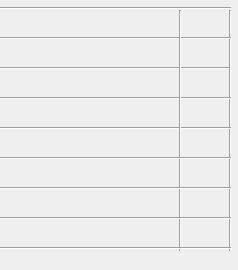
<?xml version="1.0" encoding="UTF-8"?>
<ui version="4.0">
 <class>DockWidget_telem_state</class>
 <widget class="QDockWidget" name="DockWidget_telem_state">
  <property name="geometry">
   <rect>
    <x>0</x>
    <y>0</y>
    <width>238</width>
    <height>270</height>
   </rect>
  </property>
  <property name="maximumSize">
   <size>
    <width>238</width>
    <height>270</height>
   </size>
  </property>
  <property name="windowTitle">
   <string>DockWidget</string>
  </property>
  <widget class="QWidget" name="dockWidgetContents">
   <widget class="QLabel" name="label_4">
    <property name="geometry">
     <rect>
      <x>10</x>
      <y>100</y>
      <width>161</width>
      <height>20</height>
     </rect>
    </property>
    <property name="text">
     <string/>
    </property>
   </widget>
   <widget class="QLabel" name="label_2">
    <property name="geometry">
     <rect>
      <x>10</x>
      <y>40</y>
      <width>161</width>
      <height>20</height>
     </rect>
    </property>
    <property name="text">
     <string/>
    </property>
   </widget>
   <widget class="Line" name="line_4">
    <property name="geometry">
     <rect>
      <x>0</x>
      <y>60</y>
      <width>231</width>
      <height>16</height>
     </rect>
    </property>
    <property name="orientation">
     <enum>Qt::Horizontal</enum>
    </property>
   </widget>
   <widget class="QLabel" name="label_4_value">
    <property name="geometry">
     <rect>
      <x>190</x>
      <y>100</y>
      <width>31</width>
      <height>20</height>
     </rect>
    </property>
    <property name="text">
     <string/>
    </property>
   </widget>
   <widget class="Line" name="line_6">
    <property name="geometry">
     <rect>
      <x>220</x>
      <y>10</y>
      <width>20</width>
      <height>241</height>
     </rect>
    </property>
    <property name="orientation">
     <enum>Qt::Vertical</enum>
    </property>
   </widget>
   <widget class="QLabel" name="label_3">
    <property name="geometry">
     <rect>
      <x>10</x>
      <y>70</y>
      <width>161</width>
      <height>20</height>
     </rect>
    </property>
    <property name="text">
     <string/>
    </property>
   </widget>
   <widget class="Line" name="line_7">
    <property name="geometry">
     <rect>
      <x>0</x>
      <y>120</y>
      <width>231</width>
      <height>16</height>
     </rect>
    </property>
    <property name="orientation">
     <enum>Qt::Horizontal</enum>
    </property>
   </widget>
   <widget class="Line" name="line_5">
    <property name="geometry">
     <rect>
      <x>0</x>
      <y>90</y>
      <width>231</width>
      <height>16</height>
     </rect>
    </property>
    <property name="orientation">
     <enum>Qt::Horizontal</enum>
    </property>
   </widget>
   <widget class="QLabel" name="label_1">
    <property name="geometry">
     <rect>
      <x>10</x>
      <y>10</y>
      <width>161</width>
      <height>20</height>
     </rect>
    </property>
    <property name="text">
     <string/>
    </property>
   </widget>
   <widget class="Line" name="line">
    <property name="geometry">
     <rect>
      <x>0</x>
      <y>30</y>
      <width>231</width>
      <height>16</height>
     </rect>
    </property>
    <property name="orientation">
     <enum>Qt::Horizontal</enum>
    </property>
   </widget>
   <widget class="Line" name="line_2">
    <property name="geometry">
     <rect>
      <x>170</x>
      <y>10</y>
      <width>20</width>
      <height>241</height>
     </rect>
    </property>
    <property name="orientation">
     <enum>Qt::Vertical</enum>
    </property>
   </widget>
   <widget class="Line" name="line_3">
    <property name="geometry">
     <rect>
      <x>0</x>
      <y>0</y>
      <width>231</width>
      <height>16</height>
     </rect>
    </property>
    <property name="orientation">
     <enum>Qt::Horizontal</enum>
    </property>
   </widget>
   <widget class="QLabel" name="label_3_value">
    <property name="geometry">
     <rect>
      <x>190</x>
      <y>70</y>
      <width>31</width>
      <height>20</height>
     </rect>
    </property>
    <property name="text">
     <string/>
    </property>
   </widget>
   <widget class="QLabel" name="label_2_value">
    <property name="geometry">
     <rect>
      <x>190</x>
      <y>40</y>
      <width>31</width>
      <height>20</height>
     </rect>
    </property>
    <property name="text">
     <string/>
    </property>
   </widget>
   <widget class="QLabel" name="label_1_value">
    <property name="geometry">
     <rect>
      <x>190</x>
      <y>10</y>
      <width>31</width>
      <height>20</height>
     </rect>
    </property>
    <property name="text">
     <string/>
    </property>
   </widget>
   <widget class="QLabel" name="label_5">
    <property name="geometry">
     <rect>
      <x>10</x>
      <y>130</y>
      <width>161</width>
      <height>20</height>
     </rect>
    </property>
    <property name="text">
     <string/>
    </property>
   </widget>
   <widget class="QLabel" name="label_6">
    <property name="geometry">
     <rect>
      <x>10</x>
      <y>160</y>
      <width>161</width>
      <height>20</height>
     </rect>
    </property>
    <property name="text">
     <string/>
    </property>
   </widget>
   <widget class="Line" name="line_8">
    <property name="geometry">
     <rect>
      <x>0</x>
      <y>150</y>
      <width>231</width>
      <height>16</height>
     </rect>
    </property>
    <property name="orientation">
     <enum>Qt::Horizontal</enum>
    </property>
   </widget>
   <widget class="Line" name="line_9">
    <property name="geometry">
     <rect>
      <x>0</x>
      <y>180</y>
      <width>231</width>
      <height>16</height>
     </rect>
    </property>
    <property name="orientation">
     <enum>Qt::Horizontal</enum>
    </property>
   </widget>
   <widget class="Line" name="line_10">
    <property name="geometry">
     <rect>
      <x>0</x>
      <y>210</y>
      <width>231</width>
      <height>16</height>
     </rect>
    </property>
    <property name="orientation">
     <enum>Qt::Horizontal</enum>
    </property>
   </widget>
   <widget class="QLabel" name="label_7">
    <property name="geometry">
     <rect>
      <x>10</x>
      <y>190</y>
      <width>161</width>
      <height>20</height>
     </rect>
    </property>
    <property name="text">
     <string/>
    </property>
   </widget>
   <widget class="QLabel" name="label_8">
    <property name="geometry">
     <rect>
      <x>10</x>
      <y>220</y>
      <width>161</width>
      <height>20</height>
     </rect>
    </property>
    <property name="text">
     <string/>
    </property>
   </widget>
   <widget class="Line" name="line_11">
    <property name="geometry">
     <rect>
      <x>0</x>
      <y>240</y>
      <width>231</width>
      <height>16</height>
     </rect>
    </property>
    <property name="orientation">
     <enum>Qt::Horizontal</enum>
    </property>
   </widget>
   <widget class="QLabel" name="label_5_value">
    <property name="geometry">
     <rect>
      <x>190</x>
      <y>130</y>
      <width>31</width>
      <height>20</height>
     </rect>
    </property>
    <property name="text">
     <string/>
    </property>
   </widget>
   <widget class="QLabel" name="label_6_value">
    <property name="geometry">
     <rect>
      <x>190</x>
      <y>160</y>
      <width>31</width>
      <height>20</height>
     </rect>
    </property>
    <property name="text">
     <string/>
    </property>
   </widget>
   <widget class="QLabel" name="label_7_value">
    <property name="geometry">
     <rect>
      <x>190</x>
      <y>190</y>
      <width>31</width>
      <height>20</height>
     </rect>
    </property>
    <property name="text">
     <string/>
    </property>
   </widget>
   <widget class="QLabel" name="label_8_value">
    <property name="geometry">
     <rect>
      <x>190</x>
      <y>220</y>
      <width>31</width>
      <height>20</height>
     </rect>
    </property>
    <property name="text">
     <string/>
    </property>
   </widget>
  </widget>
 </widget>
 <resources/>
 <connections/>
</ui>
